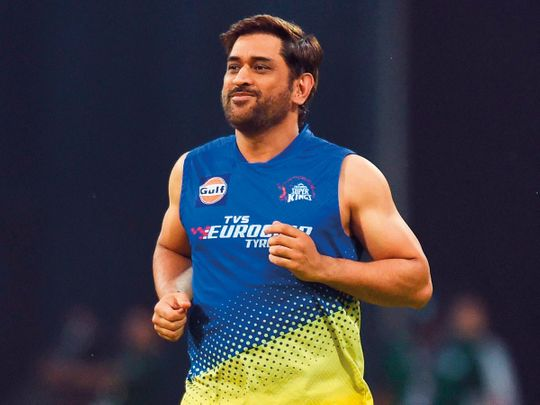
#> input picture FaceRecognition-Basic/Images/Dhoni/20232304-msd_187ac1789c7_medium.jpg, 540 x 405 px, found by its file name
$ python main.py
#> lines starting #> are read from the running program, lines starting #| are printed output that depends on the picture
import cv2
import os
import numpy as np
from sklearn import neighbors


# Function to load images and labels for training
def load_images_and_labels(data_path):
    images = []
    labels = []
    label = 0

    for person_folder in os.listdir(data_path):
        person_path = os.path.join(data_path, person_folder)
        print(person_folder, person_path)
        if os.path.isdir(person_path):
            for filename in os.listdir(person_path):
                img_path = os.path.join(person_path, filename)
                img = cv2.imread(img_path, cv2.IMREAD_GRAYSCALE)
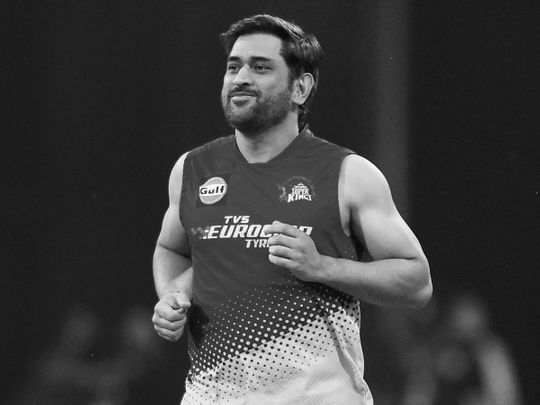
#> img: shape (405, 540); min 0, max 255, mean 61.1
                images.append(img)
                labels.append(label)
            label += 1
#> label = 1
        print(images)

#> (the run stopped early here; a loop or call above may not have finished)
